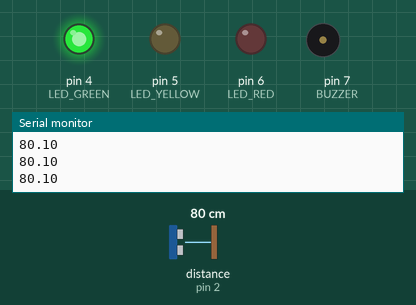
Simulated run of this sketch. Board: Arduino Uno, built with avr-gcc and run on an emulated ATmega328P. On the bench: output pins drawn as LEDs (lit = HIGH), buzzer (waves = sounding, pin HIGH), the last lines printed to the serial monitor. Wiring (inferred from the names in the program): ultrasonic range finder: trigger pin 3; echo pin 2. The inputs (shaded band) are chosen by the test bench; at power-on: distance to the obstacle (sensor on pin 2) 80 cm. The echo pulse lasts 58.3 µs per cm; pins used as bus, display or sensor lines are not drawn.

Above: at 1.2 s.
1.3 s: distance to the obstacle (sensor on pin 2) set to 34 cm
2.8 s: distance to the obstacle (sensor on pin 2) set to 28 cm
At 4.1 s:
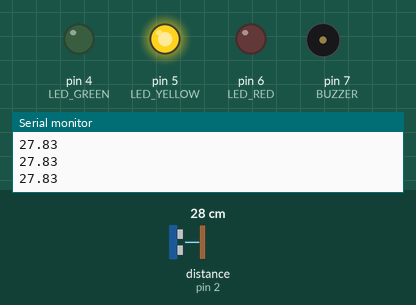
4.4 s: distance to the obstacle (sensor on pin 2) set to 18 cm
5.9 s: distance to the obstacle (sensor on pin 2) set to 14 cm
At 6.09 s:
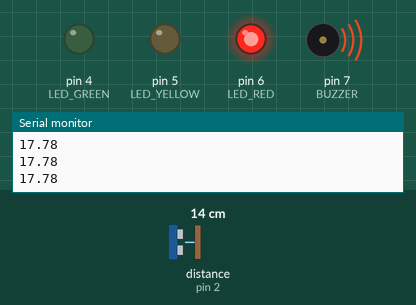
8.9 s: distance to the obstacle (sensor on pin 2) set to 120 cm
At 9.2 s:
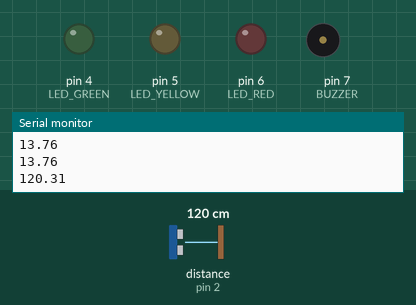
10.4 s: distance to the obstacle (sensor on pin 2) set to 102 cm
11.9 s: distance to the obstacle (sensor on pin 2) set to 94 cm
At 12.6 s:
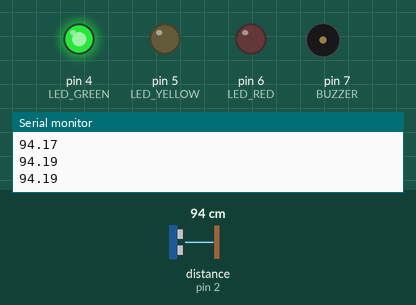
Timing chart, 0 to 14.4 s (numbered marks = the images above; inputs shaded):
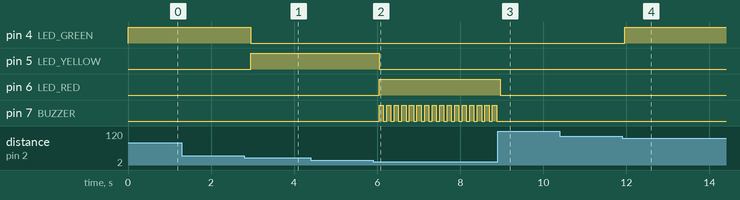

The sketch:

distance_guard.ino
```cpp
/*
 * Define the pins you want to use as trigger and echo.
 */

#define ECHOPIN 2        // Pin to receive echo pulse
#define TRIGPIN 3        // Pin to send trigger pulse
#define LED_GREEN 4
#define LED_YELLOW 5
#define LED_RED 6
#define BUZZER 7

boolean buzzerOn = false;
/*
 * setup function
 * Initialize the serial line (D0 & D1) at 115200.
 * Then set the pin defined to receive echo in INPUT
 * and the pin to trigger to OUTPUT.
 */

void setup()
{
  Serial.begin(115200);
  pinMode(ECHOPIN, INPUT);
  pinMode(TRIGPIN, OUTPUT);
  pinMode(LED_GREEN, OUTPUT);
  pinMode(LED_YELLOW, OUTPUT);
  pinMode(LED_RED, OUTPUT);
  pinMode(BUZZER, OUTPUT);
}

/*
 * loop function.
 *
 */
void loop()
{
  // Start Ranging
  digitalWrite(TRIGPIN, LOW);
  delayMicroseconds(2);
  digitalWrite(TRIGPIN, HIGH);
  delayMicroseconds(10);
  digitalWrite(TRIGPIN, LOW);
  // Compute distance
  float distance = pulseIn(ECHOPIN, HIGH);
  distance= distance/58;
  if(distance < 15){
     digitalWrite( LED_GREEN, LOW);
     digitalWrite( LED_YELLOW, LOW);
     digitalWrite( LED_RED, HIGH);
     buzzerOn = true;
} else if(distance < 30){
     digitalWrite( LED_GREEN, LOW);
     digitalWrite( LED_YELLOW, HIGH);
     digitalWrite( LED_RED, LOW);
     buzzerOn = false;
  } else if(distance < 100){
     digitalWrite( LED_GREEN, HIGH);
     digitalWrite( LED_YELLOW, LOW);
     digitalWrite( LED_RED, LOW);
     buzzerOn = false;
  } else {
     digitalWrite( LED_GREEN, LOW);
     digitalWrite( LED_YELLOW, LOW);
     digitalWrite( LED_RED, LOW);
     buzzerOn = false;
  }
  if(buzzerOn){
    digitalWrite( BUZZER, HIGH);
  }
  delay(100);
  if(buzzerOn){
    digitalWrite( BUZZER, LOW);
  }
  delay(80);
  Serial.println(distance);
}
```

Measured:
- the behaviour switches between 31 and 30 cm on distance to the obstacle (sensor on pin 2) (found by bisection; images 0 and 1)
- the behaviour switches between 16 and 15 cm on distance to the obstacle (sensor on pin 2) (found by bisection; images 1 and 2)
- the behaviour switches between 100 and 99 cm on distance to the obstacle (sensor on pin 2) (found by bisection; images 3 and 4)
- after the input at 2.8 s, pin 4 (LED_GREEN): HIGH → LOW after 0.15 s; pin 5 (LED_YELLOW): LOW → HIGH after 0.15 s
- after the input at 5.9 s, pin 5 (LED_YELLOW): HIGH → LOW after 0.15 s; pin 6 (LED_RED): LOW → HIGH after 0.15 s; pin 7 (BUZZER): alternates HIGH for 0.10 s and LOW for 0.08 s, starting after 0.15 s
- after the input at 8.9 s, pin 6 (LED_RED): HIGH → LOW after 0.06 s; pin 7 (BUZZER): stops changing and stays LOW
- after the input at 11.9 s, pin 4 (LED_GREEN): LOW → HIGH after 0.06 s
